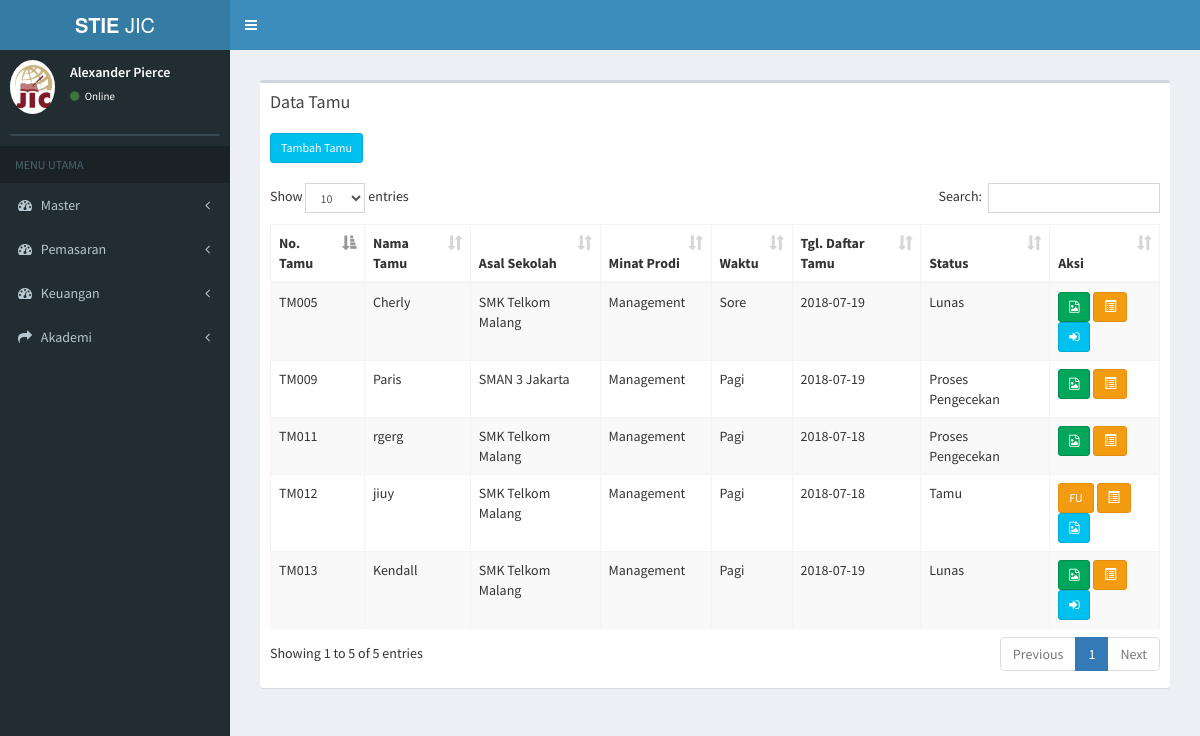
Before: / with the older database file.
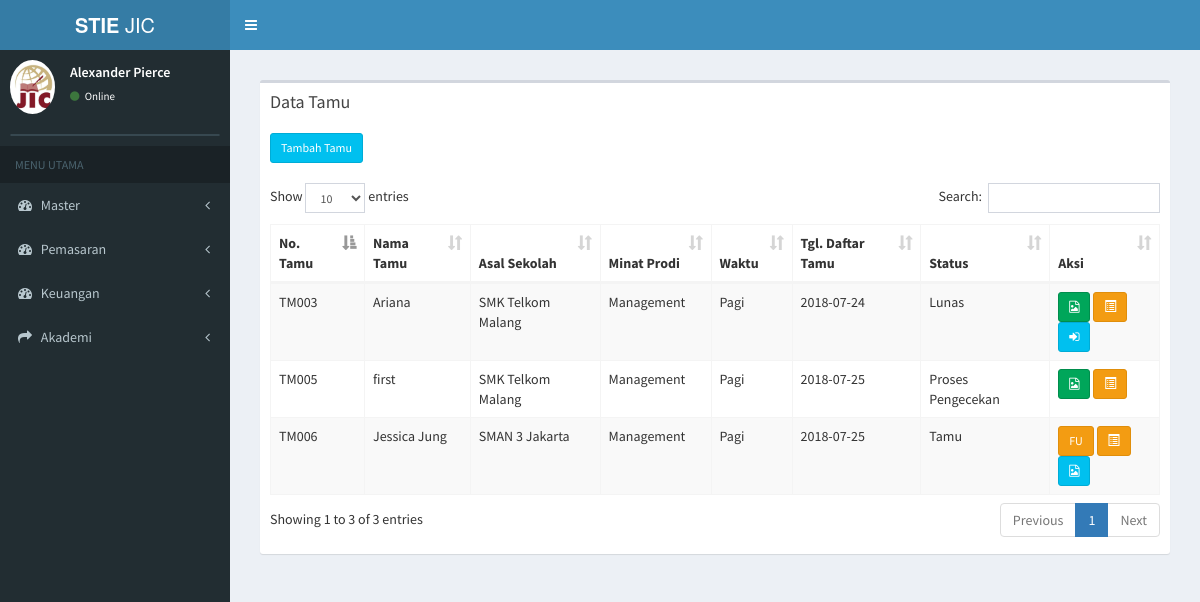
After: the same page with the newer database file.
### tables this page shows
CREATE TABLE `tb_pendaftaran` (
  `id_pendaftaran` varchar(6) NOT NULL,
  `tanggal_pendaftaran` date NOT NULL,
  `nama_pendaftar` varchar(50) NOT NULL,
  `jk_pendaftar` varchar(20) NOT NULL,
  `id_sekolah` varchar(6) NOT NULL,
  `jurusan` varchar(20) NOT NULL,
  `alamat` varchar(100) NOT NULL,
  `email` varchar(30) NOT NULL,
  `no_telp` varchar(15) NOT NULL,
  `waktu` varchar(10) NOT NULL,
  `status_bayar` varchar(20) NOT NULL,
  `id_prodi` varchar(6) NOT NULL,
  `sumber` varchar(30) NOT NULL,
  `ibu_kandung` varchar(30) NOT NULL,
  `bukti_transfer` text NOT NULL,
  `agama` varchar(10) NOT NULL,
  `id_du` varchar(6) NOT NULL,
  `f1` text NOT NULL,
  `f2` text NOT NULL,
  `f3` text NOT NULL,
  `notes` text NOT NULL,
  `tanggal_konfirmasi` date NOT NULL,
  `sgs` varchar(20) NOT NULL
);

CREATE TABLE `tb_sekolah` (
  `id_sekolah` varchar(6) NOT NULL,
  `nama_sekolah` varchar(30) NOT NULL,
  `alamat_sekolah` text NOT NULL,
  `jenis_sekolah` varchar(6) NOT NULL
);

CREATE TABLE `tb_prodi` (
  `id_prodi` varchar(6) NOT NULL,
  `nama_prodi` varchar(20) NOT NULL,
  `ketua_prodi` varchar(50) NOT NULL
);

### application/controllers/tamu.php (called while the page is built, shortened)
<?php
class Tamu extends CI_Controller {
	public function __construct()
	{
		$this->load->model('tamu_model');
		$this->load->model('daftar_ulang_model');
		$this->load->model('mahasiswa_model');
	}
	public function index(){
				$data['tamu'] = $this->tamu_model->data_tamu();
				$data['main_view'] = 'Tamu/data_tamu_view';
				$this->load->view('template', $data);
	}
}

### index.php (called while the page is built, shortened)
<?php
require_once BASEPATH.'core/CodeIgniter.php';

### application/models/tamu_model.php (called while the page is built, shortened)
<?php
class Tamu_model extends CI_Model {
	public function data_tamu(){
		$this->db->select('*');
		 $this->db->from('tb_pendaftaran');
     $this->db->join('tb_sekolah','tb_sekolah.id_sekolah=tb_pendaftaran.id_sekolah');
		 $this->db->join('tb_prodi','tb_prodi.id_prodi=tb_pendaftaran.id_prodi');
		 $query = $this->db->get();
		 return $query->result();
	}
}

### application/views/Tamu/data_tamu_view.php (the view, shortened to what the changed rows need)
<section class="content">
      <div class="row">
        <div class="col-xs-12">
          <div class="box">
            <div class="box-header">
              <h3 class="box-title">Data Tamu</h3>
            </div>
            <div class="box-body">
              <table id="example1" class="table table-bordered table-striped">
                 <a href="<?php echo base_url(); ?>tamu/page_tambah_tamu" class="btn btn-info btn-sm" > Tambah Tamu</a> <br> <br>
                <thead>
                <tr>
                  <th>No. Tamu</th>
                  <th>Nama Tamu</th>
                  <th>Asal Sekolah</th>
                  <th>Minat Prodi</th>
                  <th>Waktu</th>
                  <th>Tgl. Daftar Tamu</th>
                  <th>Status</th>
                  <th>Aksi</th>
                </tr>
                </thead>
                <tbody>
                <?php
                foreach ($tamu as $data) {
                  if ($data->status_bayar == 'Tamu') {
                  echo '
                <tr>
                  <td>'.$data->id_pendaftaran.'
                  </td>
                  <td>'.$data->nama_pendaftar.'</td>
                  <td>'.$data->nama_sekolah.'</td>
                  <td>'.$data->nama_prodi.'</td>
                  <td>'.$data->waktu.'</td>
                  <td>'.$data->tanggal_pendaftaran.'</td>
                  <td>'.$data->status_bayar.'</td>
                  <td>
                     <a href="'.base_url('tamu/f1/'.$data->id_pendaftaran).'" class="btn btn-warning btn-sm" >FU<span class="tooltiptext">Follow UP</span></a>
                     <a href="'.base_url('tamu/detail_tamu/'.$data->id_pendaftaran).'" class="btn btn-warning btn-sm"><i class="glyphicon glyphicon-list-alt"></i><span class="tooltiptext">Detail Tamu</span></a>
                      <a href="'.base_url('tamu/page_upload/'.$data->id_pendaftaran).'" class="btn btn-info btn-sm"><i class="fa fa-file-image-o"></i><span class="tooltiptext">Unggah Gambar</span></a>
                  </td>
                </tr>
                ';
              } else if ($data->status_bayar == 'Lunas') {
                if ($data->waktu == 'Pagi') {
                  echo '
                <tr>
                  <td>'.$data->id_pendaftaran.'
                  </td>
                  <td>'.$data->nama_pendaftar.'</td>
                  <td>'.$data->nama_sekolah.'</td>
                  <td>'.$data->nama_prodi.'</td>
                  <td>'.$data->waktu.'</td>
                  <td>'.$data->tanggal_pendaftaran.'</td>
                  <td>'.$data->status_bayar.'</td>
                  <td>
                     <a href="'.base_url('uploads/'.$data->bukti_transfer).'" class="btn btn-success btn-sm" target="_blank"><i class="fa fa-file-image-o"></i><span class="tooltiptext">Lihat Bukti</span></a>
                     <a href="'.base_url('tamu/detail_tamu/'.$data->id_pendaftaran).'" class="btn btn-warning btn-sm"><i class="glyphicon glyphicon-list-alt"></i><span class="tooltiptext">Detail Tamu</span></a>
                  <a href="'.base_url('daftar_ulang/page_du_pagi/'.$data->id_pendaftaran).'" class="btn btn-info btn-sm"><i class="fa fa-sign-in"></i><span class="tooltiptext">Daftar Ulang</span></a>
                  </td>
                </tr>
                ';
                }
                else {
                   echo '
                <tr>
                  <td>'.$data->id_pendaftaran.'
                  </td>
                  <td>'.$data->nama_pendaftar.'</td>
                  <td>'.$data->nama_sekolah.'</td>
                  <td>'.$data->nama_prodi.'</td>
                  <td>'.$data->waktu.'</td>
                  <td>'.$data->tanggal_pendaftaran.'</td>
                  <td>'.$data->status_bayar.'</td>
                  <td>
                   <a href="'.base_url('uploads/'.$data->bukti_transfer).'" class="btn btn-success btn-sm" target="_blank"><i class="fa fa-file-image-o"></i><span class="tooltiptext">Lihat Bukti</span></a>
                   <a href="'.base_url('tamu/detail_tamu/'.$data->id_pendaftaran).'" class="btn btn-warning btn-sm"><i class="glyphicon glyphicon-list-alt"></i><span class="tooltiptext">Detail Tamu</span></a>
                      <a href="'.base_url('daftar_ulang/page_du_sore/'.$data->id_pendaftaran).'" class="btn btn-info btn-sm"><i class="fa fa-sign-in"></i><span class="tooltiptext">Daftar Ulang</span></a>
                  </td>
                </tr>
                ';
                }
              ?>
              <?php
            } else if ($data->status_bayar != 'Non Aktif' AND $data->status_bayar != 'Aktif') {
                   echo '
                <tr>
                  <td>'.$data->id_pendaftaran.'
                  </td>
                  <td>'.$data->nama_pendaftar.'</td>
                  <td>'.$data->nama_sekolah.'</td>
                  <td>'.$data->nama_prodi.'</td>
                  <td>'.$data->waktu.'</td>
                  <td>'.$data->tanggal_pendaftaran.'</td>
                  <td>'.$data->status_bayar.'</td>
                  <td>
                   <a href="'.base_url('uploads/'.$data->bukti_transfer).'" class="btn btn-success btn-sm" target="_blank"><i class="fa fa-file-image-o"></i><span class="tooltiptext">Lihat Bukti</span></a>
                   <a href="'.base_url('tamu/detail_tamu/'.$data->id_pendaftaran).'" class="btn btn-warning btn-sm"><i class="glyphicon glyphicon-list-alt"></i><span class="tooltiptext">Detail Tamu</span></a>
                  </td>
                </tr>
                ';
            }
            }
            ?>
                </tbody>
              </table>
            </div>
          </div>
        </div>
      </div>
    </section>

Changed rows visible on the page:
removed tb_pendaftaran: id_pendaftaran "TM009", nama_pendaftar "Paris", id_sekolah.nama_sekolah "SMAN 3 Jakarta", id_prodi.nama_prodi "Management", waktu "Pagi", tanggal_pendaftaran "2018-07-19", status_bayar "Proses Pengecekan"
removed tb_pendaftaran: id_pendaftaran "TM011", nama_pendaftar "rgerg", id_sekolah.nama_sekolah "SMK Telkom Malang", id_prodi.nama_prodi "Management", waktu "Pagi", tanggal_pendaftaran "2018-07-18", status_bayar "Proses Pengecekan"
removed tb_pendaftaran: id_pendaftaran "TM012", nama_pendaftar "jiuy", id_sekolah.nama_sekolah "SMK Telkom Malang", id_prodi.nama_prodi "Management", waktu "Pagi", tanggal_pendaftaran "2018-07-18", status_bayar "Tamu"
removed tb_pendaftaran: id_pendaftaran "TM013", nama_pendaftar "Kendall", id_sekolah.nama_sekolah "SMK Telkom Malang", id_prodi.nama_prodi "Management", waktu "Pagi", tanggal_pendaftaran "2018-07-19", status_bayar "Lunas"
now on this page (row edited): tb_pendaftaran: id_pendaftaran "TM003", nama_pendaftar "Ariana", id_sekolah.nama_sekolah "SMK Telkom Malang", id_prodi.nama_prodi "Management", waktu "Pagi", tanggal_pendaftaran "2018-07-24", status_bayar "Lunas"
changed tb_pendaftaran "TM005": bukti_transfer "IMG_00091.jpg" → "JIC6.jpg" (drawn); nama_pendaftar "Cherly" → "first"; waktu "Sore" → "Pagi"; tanggal_pendaftaran "2018-07-19" → "2018-07-25"; status_bayar "Lunas" → "Proses Pengecekan"
now on this page (row edited): tb_pendaftaran: id_pendaftaran "TM006", nama_pendaftar "Jessica Jung", id_sekolah.nama_sekolah "SMAN 3 Jakarta", id_prodi.nama_prodi "Management", waktu "Pagi", tanggal_pendaftaran "2018-07-25", status_bayar "Tamu"
Other visible differences:
text written by a page script: "Show entries Search: Showing 1 to 5 of 5 entries Previous 1 Next" → "Show entries Search: Showing 1 to 3 of 3 entries Previous 1 Next"
